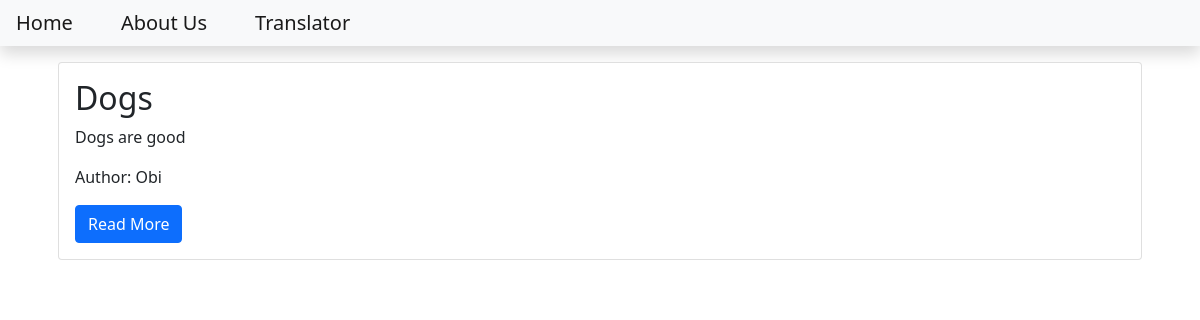
The app's page /, older data.
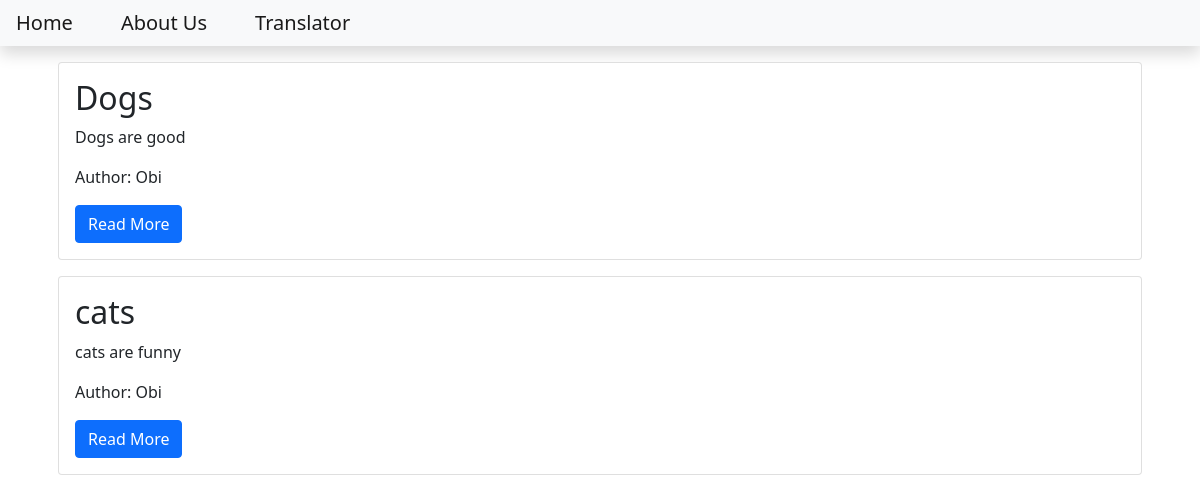
The same page, newer data.
### blog/models.py (models this page shows, shortened)
class Post(models.Model):
    title = models.CharField(max_length=200)
    content = models.TextField()
    date_created = models.DateTimeField(auto_now_add=True)
    slug = models.SlugField(max_length=200, unique=True)
    author = models.ForeignKey(to=User, on_delete=models.CASCADE)
    status = models.IntegerField(choices=STATUS, default=0)

### blog/views.py (the view)
# urls.py: path('', views.PostList.as_view(), name='home')
class PostList(generic.ListView):
    queryset = Post.objects.filter(status=1).order_by('date_created')
    template_name = 'index.html'

### templates/index.html
{% extends 'base.html' %}
{% block content %}
      <div class='container'>
     {%  for post in post_list %}
       <div class='card m-3' >
           <div class="card-body">
             <h2 class="card-title">
                {{post.title}}
             </h2>
    <p class='card-text'>
         {{post.content | slice:"500"}}
    <p>
    <p class='card-text'>
      Author: {{post.author | title}}
    </p>
        <a class='btn btn-primary' href="{% url 'blog_view' post.slug %}">Read More</a>
        </div>
      </div>
     {% endfor  %}
    </div>
{% endblock content %}

### templates/base.html (shortened to what this page needs)
<!DOCTYPE html>
<html>
    <head>
        <link href="https://cdn.jsdelivr.net/npm/bootstrap@5.1.3/dist/css/bootstrap.min.css" rel="stylesheet">
    </head>
    <body>
        <nav class="navbar navbar-expand-lg navbar-light bg-light shadow mb-3" id="mainNav">
            <ul class="navbar-nav ml-auto">
            <li class="nav-item">
              <a class="navbar-brand p-3" href="{%  url 'home' %}">Home</a>
            </li>
            <li class="nav-item">
              <a class="navbar-brand p-3" href="{% url 'about_view'%}">About Us</a>
            </li>
            <li class="nav-item">
                <a class="navbar-brand p-3" href="{% url 'translator_view'%}">Translator</a>
              </li>
            </ul>
        </nav>
{% block content %}
{% endblock content %}
</body>
</html>

Row changes from the older to the newer data that the page shows:
added Post: title "cats", content "cats are funny", author "Obi"
